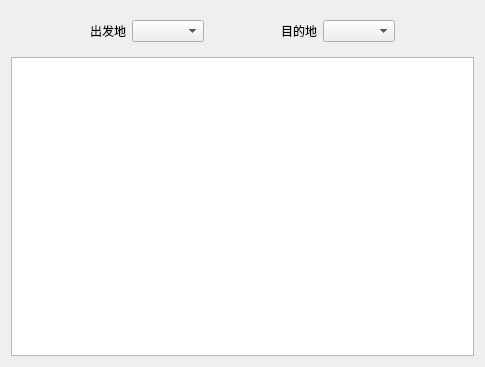
<?xml version="1.0" encoding="UTF-8"?>
<ui version="4.0">
 <class>lookUpAllRoutes</class>
 <widget class="QDialog" name="lookUpAllRoutes">
  <property name="geometry">
   <rect>
    <x>0</x>
    <y>0</y>
    <width>485</width>
    <height>367</height>
   </rect>
  </property>
  <property name="windowTitle">
   <string>Dialog</string>
  </property>
  <layout class="QVBoxLayout" name="verticalLayout">
   <item>
    <widget class="QWidget" name="widget" native="true">
     <layout class="QHBoxLayout" name="horizontalLayout">
      <item>
       <spacer name="horizontalSpacer_2">
        <property name="orientation">
         <enum>Qt::Horizontal</enum>
        </property>
        <property name="sizeHint" stdset="0">
         <size>
          <width>40</width>
          <height>20</height>
         </size>
        </property>
       </spacer>
      </item>
      <item>
       <widget class="QLabel" name="label">
        <property name="text">
         <string>出发地</string>
        </property>
       </widget>
      </item>
      <item>
       <widget class="QComboBox" name="srcComboBox"/>
      </item>
      <item>
       <spacer name="horizontalSpacer">
        <property name="orientation">
         <enum>Qt::Horizontal</enum>
        </property>
        <property name="sizeHint" stdset="0">
         <size>
          <width>40</width>
          <height>20</height>
         </size>
        </property>
       </spacer>
      </item>
      <item>
       <widget class="QLabel" name="label_2">
        <property name="text">
         <string>目的地</string>
        </property>
       </widget>
      </item>
      <item>
       <widget class="QComboBox" name="destComboBox"/>
      </item>
      <item>
       <spacer name="horizontalSpacer_3">
        <property name="orientation">
         <enum>Qt::Horizontal</enum>
        </property>
        <property name="sizeHint" stdset="0">
         <size>
          <width>40</width>
          <height>20</height>
         </size>
        </property>
       </spacer>
      </item>
     </layout>
    </widget>
   </item>
   <item>
    <widget class="QTableView" name="planDisplayView"/>
   </item>
  </layout>
 </widget>
 <resources/>
 <connections/>
</ui>
